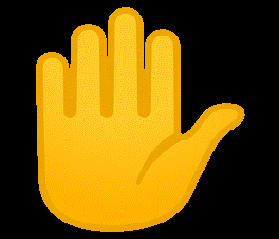
#> input picture paper.png, 279 x 239 px
$ python -i rps_tk_cv.py   (imports and definitions only)
#> lines starting #> are read from the running program, lines starting #| are printed output that depends on the picture; after the words box and inside, x2 and y2 are one past the last pixel; in counts of white or black regions, pixels touching at a corner belong together
#> further down, picture is the input picture: shape (239, 279, 3); mean B, G, R 7.7, 84.8, 114.5
import tkinter

import cv2
import numpy as np
from PIL import Image, ImageTk

width, height = 800, 400
fps = 30

# [4 lines not run here, left out]

# [1 line that did not run here, left out]
# [1 line not run here, left out]
# [1 line that did not run here, left out]
# [3 lines not run here, left out]

def detect_gesture(img):
    """손가락 개수를 세어서 가위, 바위, 보를 판별합니다."""

    # img = cv.resize(img, (720, 480))
    # img = cv2.resize(img, None, fx=0.5, fy=0.5)
    img: np.ndarray

    # [6 lines of commented-out code are left out]

    rn = cv2.blur(img, (5, 5))
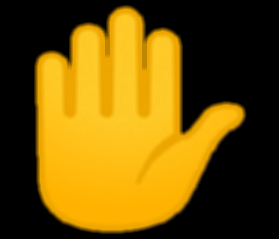
#> rn: shape (239, 279, 3); mean B, G, R 7.7, 84.8, 114.5
    # cv.imshow("1. blur", rn)

    hsv = cv2.cvtColor(rn, cv2.COLOR_BGR2HSV)
#> hsv: shape (239, 279, 3); mean H, S, V 10.6, 117.1, 114.5
    lower = np.array([0, 30, 90], dtype="uint8")
    upper = np.array([50, 255, 255], dtype="uint8")
    skin_region_hsv = cv2.inRange(hsv, lower, upper)
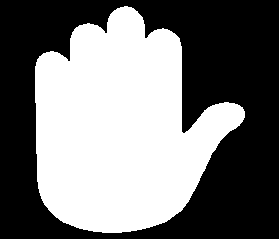
#> skin_region_hsv: shape (239, 279); 46.8% white; 1 white region, box (x1, y1, x2, y2) and area: (35, 6, 245, 233) 31195

    blurred = cv2.medianBlur(skin_region_hsv, 5)
#> blurred: shape (239, 279); 46.8% white; 1 white region
    cv2.imshow("2. medianBlur", blurred)

    contours, hierarchy = cv2.findContours(blurred, cv2.RETR_TREE, cv2.CHAIN_APPROX_SIMPLE)
#> contours = 1 contour; box (x1, y1, x2, y2) and area: (35, 6, 245, 233) 30823
    contours = max(contours, key=lambda x: cv2.contourArea(x))
#> contours = contour of 286 points, box (x1, y1, x2, y2) (35, 6, 245, 233), area 30823
    cv2.drawContours(img, [contours], -1, (0, 255, 0), 2)

    hull = cv2.convexHull(contours)
#> hull = contour of 45 points, box (x1, y1, x2, y2) (35, 6, 245, 233), area 34442
    cv2.drawContours(img, [hull], -1, (0, 0, 0), 2)
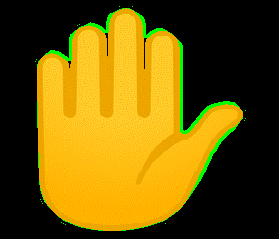
#> img: shape (239, 279, 3); mean B, G, R 7.7, 87.4, 110.3
    hull = cv2.convexHull(contours, returnPoints=False)
#> hull = 45 values, max 285 at index 0, min 0 at index 44, mean 129.7
    defects = cv2.convexityDefects(contours, hull)
#> defects = 37 rows, first 6: [0, 2, 1, 186], [2, 32, 17, 4132], [32, 36, 33, 114], [36, 64, 47, 5301], [65, 69, 66, 114], [69, 71, 70, 186]

    acutes = 0
    for i in range(defects.shape[0]):
        s, e, f, d = defects[i][0]
        start = tuple(contours[s][0])
        end = tuple(contours[e][0])
        far = tuple(contours[f][0])

        a = np.sqrt((end[0] - start[0]) ** 2 + (end[1] - start[1]) ** 2)
        b = np.sqrt((far[0] - start[0]) ** 2 + (far[1] - start[1]) ** 2)
        c = np.sqrt((end[0] - far[0]) ** 2 + (end[1] - far[1]) ** 2)

        angle = np.arccos((b ** 2 + c ** 2 - a ** 2) / (2 * b * c))
        if angle <= np.pi / 2:
            acutes += 1
            cv2.circle(img, start, 4, [0, 0, 255], -1)
#> this loop made 37 passes
#> (s, e, f, d, start, end, far, a) on passes 1 to 12: (0, 2, 1, 186, (124, 6), (120, 7), (123, 7), 4.12), (2, 32, 17, 4132, (120, 7), (80, 25), (106, 31), 43.86), (32, 36, 33, 114, (80, 25), (76, 27), (79, 26), 4.47), (36, 64, 47, 5301, (76, 27), (42, 54), (69, 59), 43.42), (65, 69, 66, 114, (38, 58), (36, 62), (38, 59), 4.47), (69, 71, 70, 186, (36, 62), (35, 66), (36, 65), 4.12), (72, 74, 73, 251, (35, 102), (36, 153), (36, 103), 51.01), (74, 76, 75, 247, (36, 153), (37, 181), (37, 154), 28.02), (76, 78, 77, 217, (37, 181), (38, 188), (38, 182), 7.07), (78, 80, 79, 186, (38, 188), (39, 192), (39, 189), 4.12), (80, 84, 81, 162, (39, 192), (41, 198), (40, 193), 6.32), (84, 90, 85, 114, (41, 198), (44, 204), (42, 199), 6.71)
#> img: shape (239, 279, 3); 0.07% of pixels changed, all inside (x1, y1, x2, y2) = (239, 105, 248, 114)
#> after the loop, acutes = 1

    fingers = acutes + 1 if acutes > 0 else acutes
#> fingers = 2

    if not fingers:
        _shape = "paper"
    elif fingers == 2:
        _shape = "rock"
    elif fingers == 5:
        _shape = "scissors"
    else:
        _shape = None

    return _shape


def update():
    ret, frame = cap.read()
    if not ret:
        print("카메라를 열 수 없습니다.")
        return
    frame_orig = frame
    frame = cv2.cvtColor(frame, cv2.COLOR_BGR2RGB)
    frame = cv2.resize(frame, (400, height))
    frame = Image.fromarray(frame)
    frame = ImageTk.PhotoImage(frame)

    camera_label.configure(image=frame)
    camera_label.image = frame

    result = detect_gesture(frame_orig)
    if result!=None:
        result_image = Image.open(f"{result}.png")
        result_image = ImageTk.PhotoImage(result_image)
        result_label.configure(image=result_image)
        result_label.image = result_image

    window.after(int(1000 / fps), update)


# [4 lines not run here, left out]

>>> import cv2
>>> picture = cv2.imread('paper.png')
>>> result = detect_gesture(picture)
#> result = 'rock'
